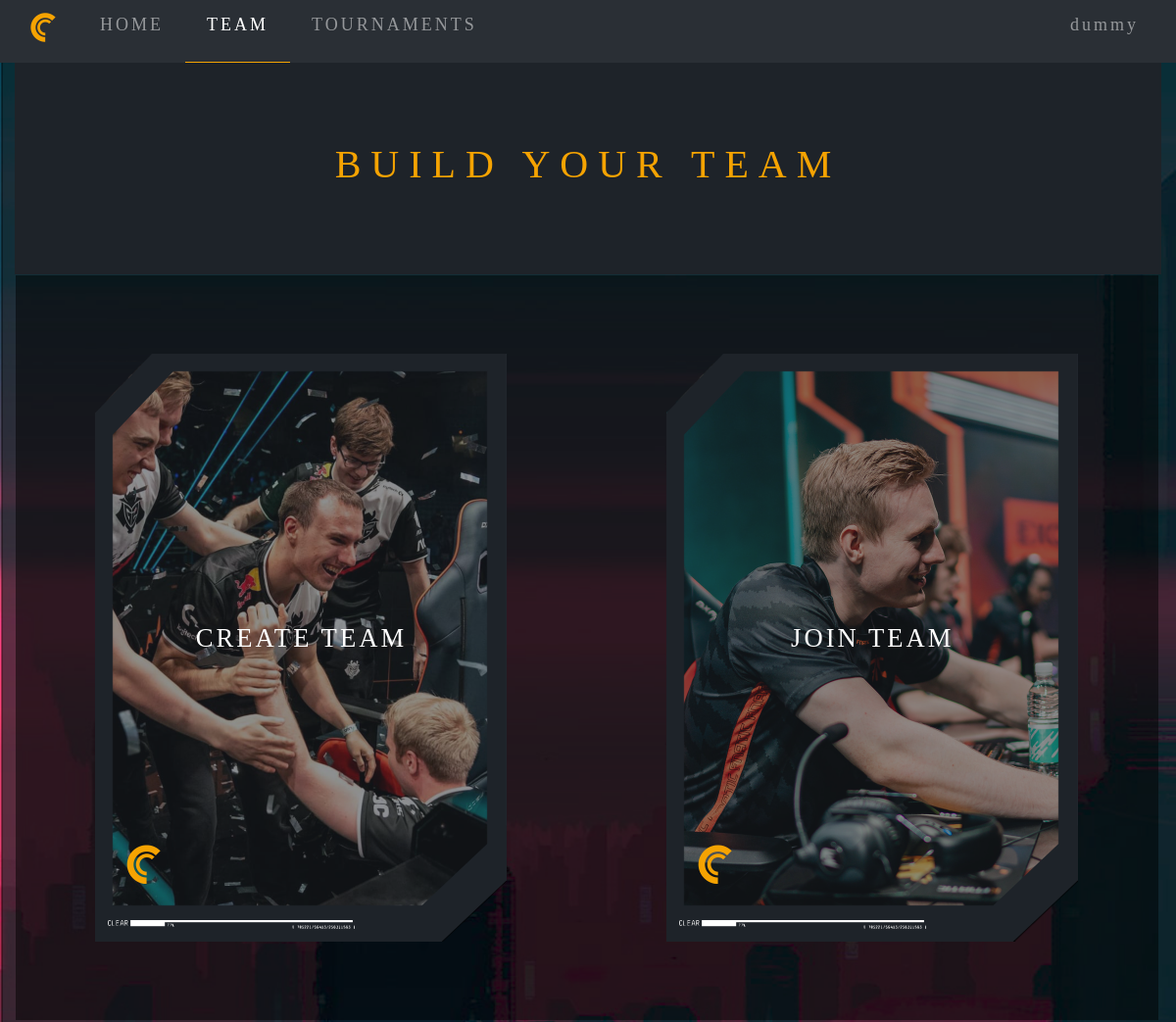
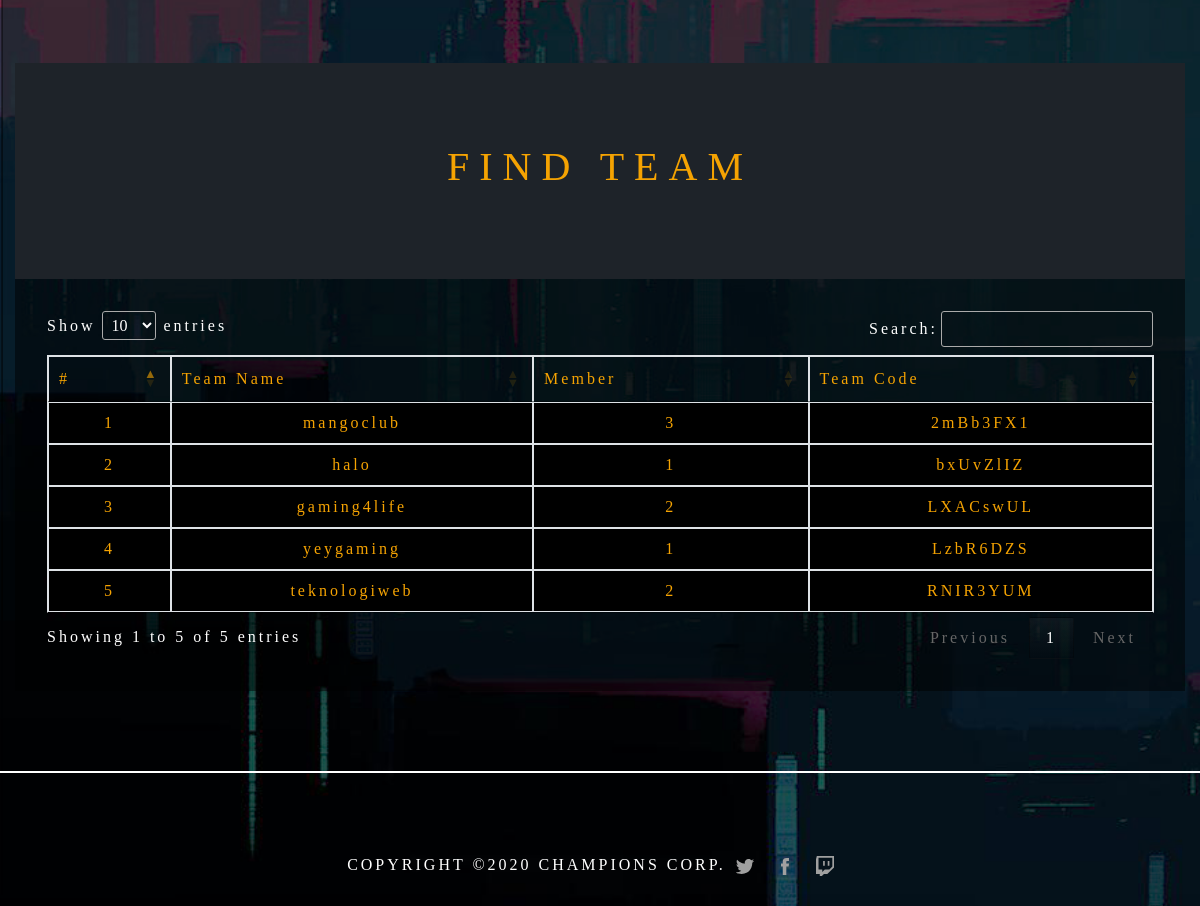
/phps/checkstatus.php (signed in), run on the app's committed database (2 pictures, top to bottom).
### tables this page shows
CREATE TABLE `team` (
  `id_team` varchar(255) NOT NULL,
  `id_owner` int(11) DEFAULT NULL,
  `status_team` tinyint(1) NOT NULL,
  `nama_team` varchar(255) DEFAULT NULL,
  `jumlah_anggota` int(11) NOT NULL DEFAULT 1,
  `logo` varchar(255) DEFAULT NULL
);

### phps/checkstatus.php (called while the page is built, shortened)
<?php
include 'header.php';
include '../CC/team.php';
?>

### team.php (the view, shortened to what this page needs)
<?php
include 'header.php';
?>
<!DOCTYPE html>
<html>
    <head>
    </head>
    <body class="hidescroll">
        <div class="container-fluid">
                <?php if(isset($_SESSION['username']) && empty($users['id_team'])) { ?>
                    <div class="head">
                        <h1>BUILD YOUR TEAM</h1>
                    </div>
            <table class="center">
                <tr>
                    <td>
                    <div class="row" align="center">
                        <div class="col" id="create-c" align="center">
                            <div id="img1" class="d-inline-block">
                                <a id="create-button" type="button" data-toggle="modal" data-target="#myModal" style="text-decoration:none;color:white;">
                                <img src="assets/img/create-team.png">
                                <div class="text-centered" style="font-size:20pt;">CREATE TEAM</div>
                                </a>
                            </div>
                        </div>
                        <div class="col" id="join-c" align="center">
                            <div id="img2" class="d-inline-block">
                                <a id="join-button" type="button" data-toggle="modal" data-target="#myModal2" style="text-decoration:none;color:white;">
                                <img src="assets/img/join-team.png">
                                <div class="text-centered" style="font-size:20pt;">JOIN TEAM</div>
                                </a>
                            </div>
                        </div>
                    </div>
                    </td>
                    <td>
                    </td>
                </tr>
            </table>
                <?php } ?>
            <div class="center">
                    <div class="head">
                        <h1>FIND TEAM</h1>
                    </div>
                <table id="teams" class="table table-bordered">
                    <thead>
                        <tr style="color: #f5a302">
                            <td >#</td>
                            <td> Team Name </td>
                            <td> Member </td>
                            <td> Team Code</td>
                        </tr>
                    </thead>
                    <tbody id="teams-list">
                        <?php
                            $number=1;
                            $sql = " SELECT * FROM team";
                            $teamID = $pdo->prepare($sql);
                            $teamID->execute();
                            while($data = $teamID->fetch()) {
                                $getteam = "SELECT * FROM team WHERE id_owner=?";
                                $stmt = $pdo->prepare($getteam);
                                $stmt->execute([$data['id_owner']]);
                                $res = $stmt->fetch();
                        ?>
                        <tr  style="color: #f5a302">
                            <td scope="row"> <?php echo $number;?> </td>
                            <td scope="row"> <?php echo $res["nama_team"]; ?> </td>
                            <td scope="row"> <?php echo $res["jumlah_anggota"]; ?> </td>
                            <td scope="row">
                            <?php if (isset ($_SESSION['username']))
	    		            { ?>
                                <?php echo $res['id_team'] ?>
                            <?php } else { ?>
                                <button id="signin-first" class="btn btn-dark" disabled style="color: white !important"><b> SIGN IN OR REGISTER FIRST! </b></button>
                            <?php } ?>
                            </td>
                        </tr>
                        <?php $number += 1;
                            }
                        ?>
                    </tbody>
                </table>
            </div>
        </div>
    <hr class="featurette-divider">
    <footer class="footer">
        <div class="container-fluid" style="padding-bottom:50px;text-align:center;">
            <span>
                COPYRIGHT ©2020 CHAMPIONS CORP.
                <div class="ico">
                    <div class="icon twitter">
                        <a type="grayWhite" href="https://twitter.com/" target="_blank" rel="noopener noreferrer" class="sv aclass">
                            <i class="sc-dIUggk iclass">
                            </i>
                        </a>
                    </div>
                    <div class="icon facebook">
                        <a type="grayWhite" href="https://www.facebook.com/" target="_blank" rel="noopener noreferrer" class="sv aclass">
                            <i class="sc-dIUggk iclass">
                                <svg xmlns="http://www.w3.org/2000/svg" viewBox="0 0 24 24" id="f_icon_eaa8673f">
                                    <path fill-rule="evenodd" clip-rule="evenodd" d="M13.32 21v-8.501h2.366L16 9.569h-2.68l.004-1.466c0-.764.073-1.173 1.18-1.173h1.48V4h-2.368c-2.843 0-3.844 1.421-3.844 3.811V9.57H8v2.93h1.772V21h3.548z" fill="currentColor"></path>
                                </svg>
                            </i>
                        </a>
                    </div>
                    <div class="icon twitch">
                        <a type="grayWhite" href="https://www.twitch.tv/" target="_blank" rel="noopener noreferrer" class="sv aclass">
                            <i class="sc-dIUggk iclass">
                            </i>
                        </a>
                    </div>
                </div>
            </span>
        </div>
    </footer>
    </body>
</html>

### header.php (style rules this page uses)
body { font-family:'Stellar'; letter-spacing:10px; color:white; background-image: url("assets/img/background.jpg"); background-repeat: no-repeat; background-attachment: fixed; background-size: cover; }

### team.php (style rules this page uses)
body { letter-spacing: 3px; }
html { overflow-y:scroll; overflow-x:auto; -ms-overflow-style: none; scrollbar-width: none; }
#join-button, #create-button { font-family: 'Marske'; color: black; font-size: 16pt; }
table { text-align: center; width: 100%; }
#teams { margin-left: auto; margin-right: auto; }
.hidescroll { -ms-overflow-style: none; scrollbar-width: none; }
img { max-width:420px; }
.head { font-family:'Marske'; color:#f5a302; letter-spacing:10px; text-align:center; margin-top:4rem; padding: 5rem 0 5rem 0; background-color:#1e2329; }
.row { padding: 5rem 0 5rem 0; margin-right:0; margin-left:0; background-color:rgba(0, 0, 0, 0.5); }
.featurette-divider { margin-top: 5rem; margin-bottom: 5rem; border: 1px solid white; }
svg { max-width: 24px; }
.ico { display :inline-flex; align-items:center; }
.sv { width:24px; height:24px; display:flex; }
.icon { margin-right: 16px; }
.iclass { height: 100%; width: 100%; -webkit-box-align: center; align-items: center; flex-direction: row; -webkit-box-pack: center; justify-content: center; }
.aclass { transition: all 300ms cubic-bezier(0.4, 0, 0.2, 1) 0ms; text-decoration: none; color: rgb(160, 160, 160); }
#img1, #img2 { padding:0 2rem 0 2rem; position:relative; }
.text-centered { position: absolute; top: 45%; left: 0; width: 100%; }
table.dataTable tbody th, table.dataTable tbody td { background-color:black; }

### data on the page
team: nama_team "mangoclub", jumlah_anggota "3", id_team "2mBb3FX1"
team: nama_team "halo", jumlah_anggota "1", id_team "bxUvZlIZ"
team: nama_team "gaming4life", jumlah_anggota "2", id_team "LXACswUL"
team: nama_team "yeygaming", jumlah_anggota "1", id_team "LzbR6DZS"
team: nama_team "teknologiweb", jumlah_anggota "2", id_team "RNIR3YUM"

### other printed values
$_SESSION['username'] "dummy"
